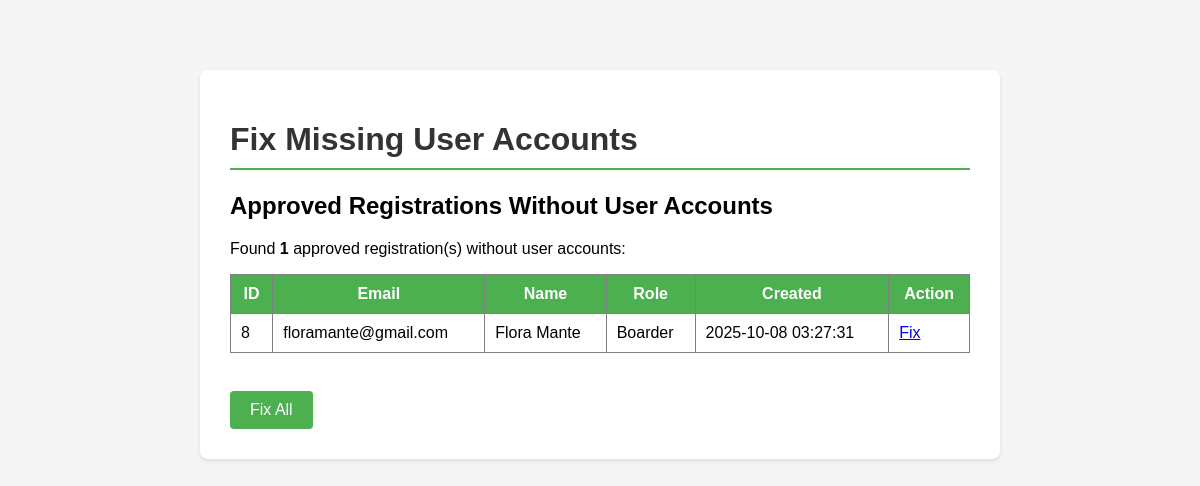
The app's page /fix_missing_user_web.php, older data.
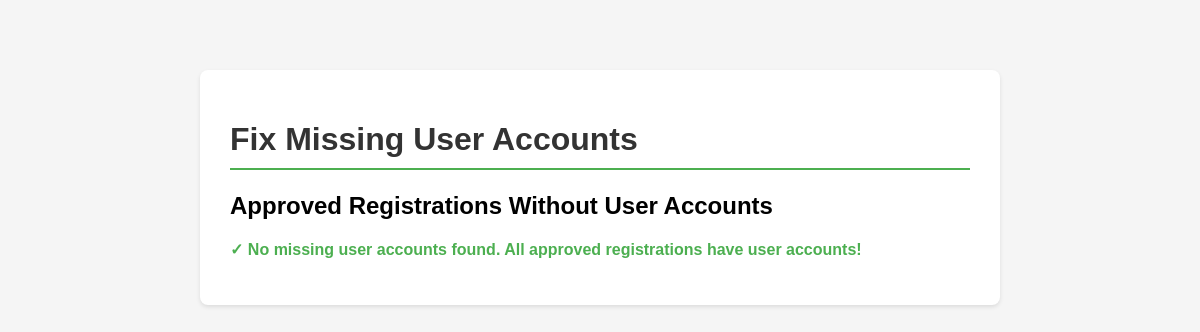
The same page, newer data.
### tables this page shows
CREATE TABLE `registrations` (
  `id` int(11) NOT NULL AUTO_INCREMENT,
  `role` varchar(50) NOT NULL COMMENT 'Boarder or BH Owner',
  `first_name` varchar(100) NOT NULL,
  `middle_name` varchar(100) DEFAULT NULL,
  `last_name` varchar(100) NOT NULL,
  `birth_date` date DEFAULT NULL,
  `phone` varchar(20) DEFAULT NULL,
  `address` text DEFAULT NULL,
  `email` varchar(255) NOT NULL,
  `password` varchar(255) NOT NULL,
  `gcash_num` varchar(20) DEFAULT NULL,
  `valid_id_type` varchar(100) DEFAULT NULL COMMENT 'Type of valid ID',
  `id_number` varchar(50) DEFAULT NULL COMMENT 'ID Number',
  `cb_agreed` tinyint(1) DEFAULT 0 COMMENT 'Terms and conditions agreed',
  `idFrontFile` varchar(255) DEFAULT NULL COMMENT 'Path to front ID image',
  `idBackFile` varchar(255) DEFAULT NULL COMMENT 'Path to back ID image',
  `gcash_qr` varchar(255) DEFAULT NULL COMMENT 'Path to GCash QR image',
  `created_at` timestamp NOT NULL DEFAULT current_timestamp(),
  `updated_at` timestamp NOT NULL DEFAULT current_timestamp() ON UPDATE current_timestamp(),
  `status` enum('unverified','pending','approved','rejected') DEFAULT 'unverified',
  `email_verified` tinyint(1) DEFAULT 0,
  `suffix` varchar(10) DEFAULT NULL,
  PRIMARY KEY (`id`),
  UNIQUE KEY `unique_email` (`email`),
  KEY `idx_role` (`role`),
  KEY `idx_status` (`status`),
  KEY `idx_created_at` (`created_at`),
  KEY `idx_status_created` (`status`,`created_at`),
  KEY `idx_suffix` (`suffix`)
);

### fix_missing_user_web.php (the view, shortened to what this page needs)
<?php
require_once 'dbConfig.php';
?>
<!DOCTYPE html>
<html>
<head>
</head>
<body>
    <div class="container">
        <h1>Fix Missing User Accounts</h1>
        <?php
        $action = $_GET['action'] ?? 'check';
        $registrationId = $_GET['reg_id'] ?? null;
        if ($action === 'fix' && $registrationId) {
            echo "<h2>Fixing Registration ID: $registrationId</h2>";
            $checkRegSql = "SELECT id, email, first_name, last_name, role, status FROM registrations WHERE id = ?";
            $checkRegStmt = $conn->prepare($checkRegSql);
            $checkRegStmt->bind_param("i", $registrationId);
            $checkRegStmt->execute();
            $regResult = $checkRegStmt->get_result();
            if ($regResult->num_rows === 0) {
                echo "<p class='error'>Registration ID $registrationId not found!</p>";
            } else {
                $registration = $regResult->fetch_assoc();
                echo "<p><strong>Registration:</strong> " . $registration['email'] . " (" . $registration['first_name'] . " " . $registration['last_name'] . ")</p>";
                $checkUserSql = "SELECT user_id FROM users WHERE reg_id = ?";
                $checkUserStmt = $conn->prepare($checkUserSql);
                $checkUserStmt->bind_param("i", $registrationId);
                $checkUserStmt->execute();
                $userResult = $checkUserStmt->get_result();
                if ($userResult->num_rows > 0) {
                    $existing = $userResult->fetch_assoc();
                    echo "<p class='info'>User already exists: user_id = " . $existing['user_id'] . "</p>";
                } else {
                    $insertSql = "INSERT INTO users (reg_id, profile_picture, status) VALUES (?, NULL, 'Active')";
                    $insertStmt = $conn->prepare($insertSql);
                    $insertStmt->bind_param("i", $registrationId);
                    if ($insertStmt->execute()) {
                        $userId = $conn->insert_id;
                        echo "<p class='success'>✓ User account created successfully! user_id = $userId</p>";
                    } else {
                        echo "<p class='error'>✗ Failed to create user: " . $insertStmt->error . "</p>";
                    }
                    $insertStmt->close();
                }
                $checkUserStmt->close();
            }
            $checkRegStmt->close();
            echo "<br><a href='?action=check'><button>Back to List</button></a>";
        } else {
            echo "<h2>Approved Registrations Without User Accounts</h2>";
            $sql = "SELECT r.id, r.email, r.first_name, r.last_name, r.role, r.status, r.created_at
                    FROM registrations r
                    LEFT JOIN users u ON u.reg_id = r.id
                    WHERE r.status = 'approved' AND u.user_id IS NULL
                    ORDER BY r.id DESC";
            $result = $conn->query($sql);
            if ($result && $result->num_rows > 0) {
                echo "<p>Found <strong>" . $result->num_rows . "</strong> approved registration(s) without user accounts:</p>";
                echo "<table border='1' cellpadding='10' cellspacing='0' style='width:100%; border-collapse:collapse;'>";
                echo "<tr style='background:#4CAF50; color:white;'>";
                echo "<th>ID</th><th>Email</th><th>Name</th><th>Role</th><th>Created</th><th>Action</th>";
                echo "</tr>";
                while ($row = $result->fetch_assoc()) {
                    echo "<tr>";
                    echo "<td>" . $row['id'] . "</td>";
                    echo "<td>" . $row['email'] . "</td>";
                    echo "<td>" . $row['first_name'] . " " . $row['last_name'] . "</td>";
                    echo "<td>" . $row['role'] . "</td>";
                    echo "<td>" . $row['created_at'] . "</td>";
                    echo "<td><a href='?action=fix&reg_id=" . $row['id'] . "'>Fix</a></td>";
                    echo "</tr>";
                }
                echo "</table>";
                echo "<br><a href='?action=fixall'><button>Fix All</button></a>";
            } else {
                echo "<p class='success'>✓ No missing user accounts found. All approved registrations have user accounts!</p>";
            }
        }
        ?>
    </div>
</body>
</html>

### fix_missing_user_web.php (style rules this page uses)
body { font-family: Arial, sans-serif; max-width: 800px; margin: 50px auto; padding: 20px; background: #f5f5f5; }
.container { background: white; padding: 30px; border-radius: 8px; box-shadow: 0 2px 4px rgba(0,0,0,0.1); }
h1 { color: #333; border-bottom: 2px solid #4CAF50; padding-bottom: 10px; }
.success { color: #4CAF50; font-weight: bold; }
button { background: #4CAF50; color: white; padding: 10px 20px; border: none; border-radius: 4px; cursor: pointer; font-size: 16px; margin-top: 20px; }

Row changes from the older to the newer data that the page shows:
no longer on this page (row edited): registrations: id "8", email "floramante@gmail.com", first_name "Flora", last_name "Mante", role "Boarder", created_at "2025-10-08 03:27:31"
Text that changed along with them:
$result->num_rows: "1" → (not shown)
text no longer shown: "Found approved registration(s) without user accounts: ID Email Name Role Created Action Fix All"
text now shown: "✓ No missing user accounts found. All approved registrations have user accounts!"
